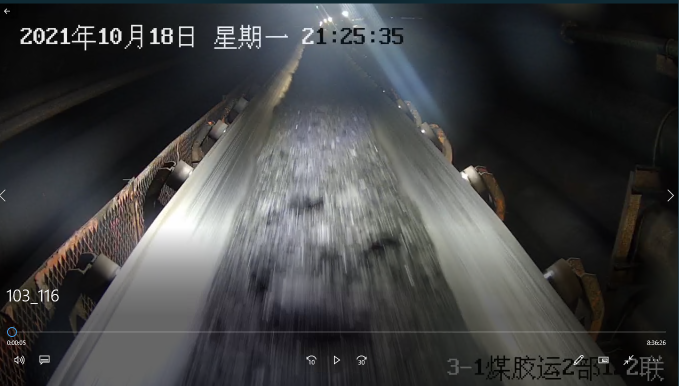
#> input picture CV/deblur/blur.png, 1357 x 771 px (shown at 1/2 size)
$ python weinaBlur.py
#> lines starting #> are read from the running program, lines starting #| are printed output that depends on the picture
# 利用维纳滤波还原图像
import cv2
import numpy as np
from numpy import fft
from matplotlib import pyplot as plt
import cmath
import math

# 模糊核生成
def get_motion_dsf(image_size, motion_dis, motion_angle):
    PSF = np.zeros(image_size)  # 点扩散函数
    x_center = (image_size[0] - 1) / 2
    y_center = (image_size[1] - 1) / 2

    sin_val = math.sin(motion_angle * math.pi / 180)
    cos_val = math.cos(motion_angle * math.pi / 180)

    # 将对应角度上motion_dis个点置成1
    for i in range(motion_dis):
        x_offset = round(sin_val * i)
        y_offset = round(cos_val * i)
        PSF[int(x_center - x_offset), int(y_center + y_offset)] = 1

    return np.fft.fft2(PSF / PSF.sum())
def degradation_function(m, n,a,b,T):
    P = m / 2 + 1
    Q = n / 2 + 1
    Mo = np.zeros((m, n), dtype=complex)
    for u in range(m):
        for v in range(n):
            temp = cmath.pi * ((u - P) * a + (v - Q) * b)
            if temp == 0:
                Mo[u, v] = T
            else:
                Mo[u, v] = T * cmath.sin(temp) / (temp * cmath.exp(- 1j * temp))
    return Mo


def image_mapping(image):
    img = image/np.max(image)*255
    return img


if __name__ == '__main__':
    img1 = cv2.imread('blur.png', 0)
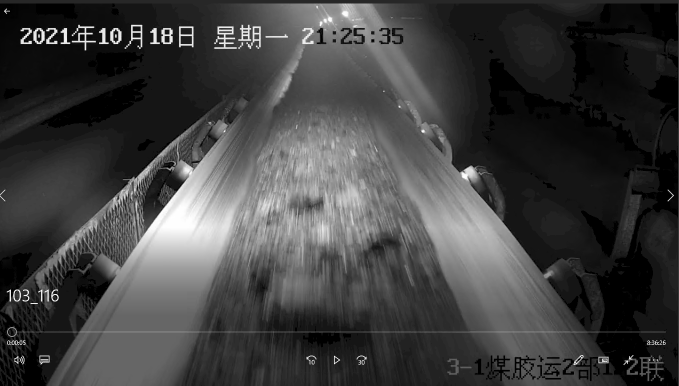
#> img1: shape (771, 1357) (shown at 1/2 size); min 0, max 255, mean 63.6
    img = img1[100:551, 500:951]
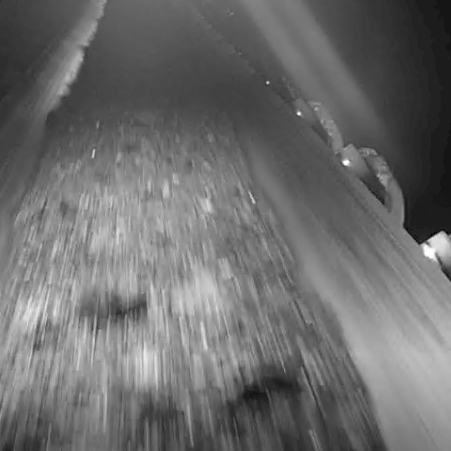
#> img: shape (451, 451); min 0, max 255, mean 108.6
    m, n = img.shape
#> m = 451; n = 451
    a = 200
    b = 1e-19
    T = 0.1
    K = 1e-4
    G = fft.fft2(img)
    G_shift = fft.fftshift(G)
    # H = degradation_function(m, n,a,b,T)
    H = get_motion_dsf(img.shape,2,0)
    F = G *((np.abs(H)*np.abs(H)) / (H*np.abs(H)*np.abs(H)+K))

    f_pic = np.abs(fft.ifft2(F))
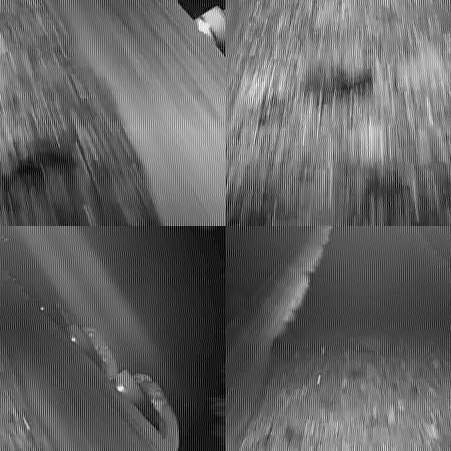
#> f_pic: shape (451, 451) float64; min 0.0273, max 279.2, mean 108.7; drawn with min black and max white
    res = image_mapping(f_pic)
    res1 = res.astype('uint8')
    res1 = cv2.medianBlur(res1, 3)

    res2 = cv2.equalizeHist(res1)
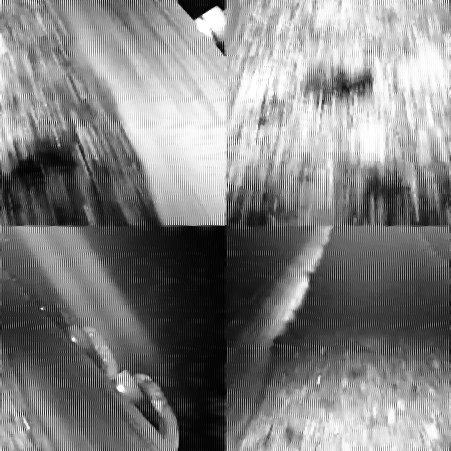
#> res2: shape (451, 451); min 0, max 255, mean 128.4

    plt.subplot(131)
    plt.imshow(img,cmap='gray')
    plt.xlabel('原图', fontproperties='FangSong', fontsize=12)

    plt.subplot(132)
    plt.imshow(res1,cmap='gray')
    plt.xlabel('复原后的图', fontproperties='FangSong', fontsize=12)
    plt.subplot(133)
    plt.imshow(res2,cmap='gray')
    plt.xlabel('复原后的图直方图均衡化', fontproperties='FangSong', fontsize=12)
    plt.show()
